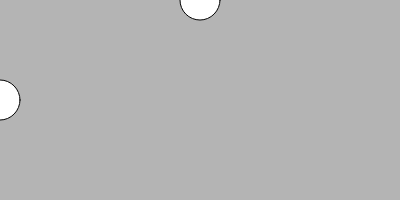
Frame 1 (no input)
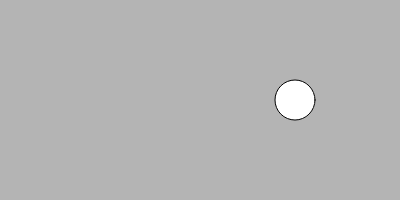
Frame 60 (no input)
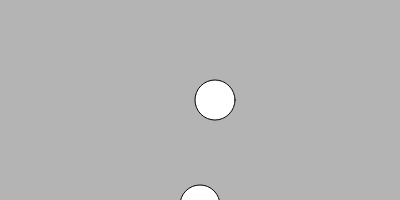
Frame 120 (the mouse pressed at the canvas centre since frame 60)

The p5.js sketch that drew these frames (run headless with seeded random() and noise() and a simulated clock; from frame 60 on, the mouse is pressed at the canvas centre):

// p5.js sketch
// ── sketch.js
let x=0;
let y=0;
let velocidad=5;

function setup() {
  createCanvas(400, 200);
}

function draw() {
  background(180);
  frameRate(30);
  circle(x, 100, 40)
  x=x+velocidad;
  if (x>width || x<0){
    velocidad= -velocidad;
  }
  circle(200, y, 40)
  y=y+velocidad;
  if (y>width || y<0){
    velocidad= -velocidad;
  }
}
